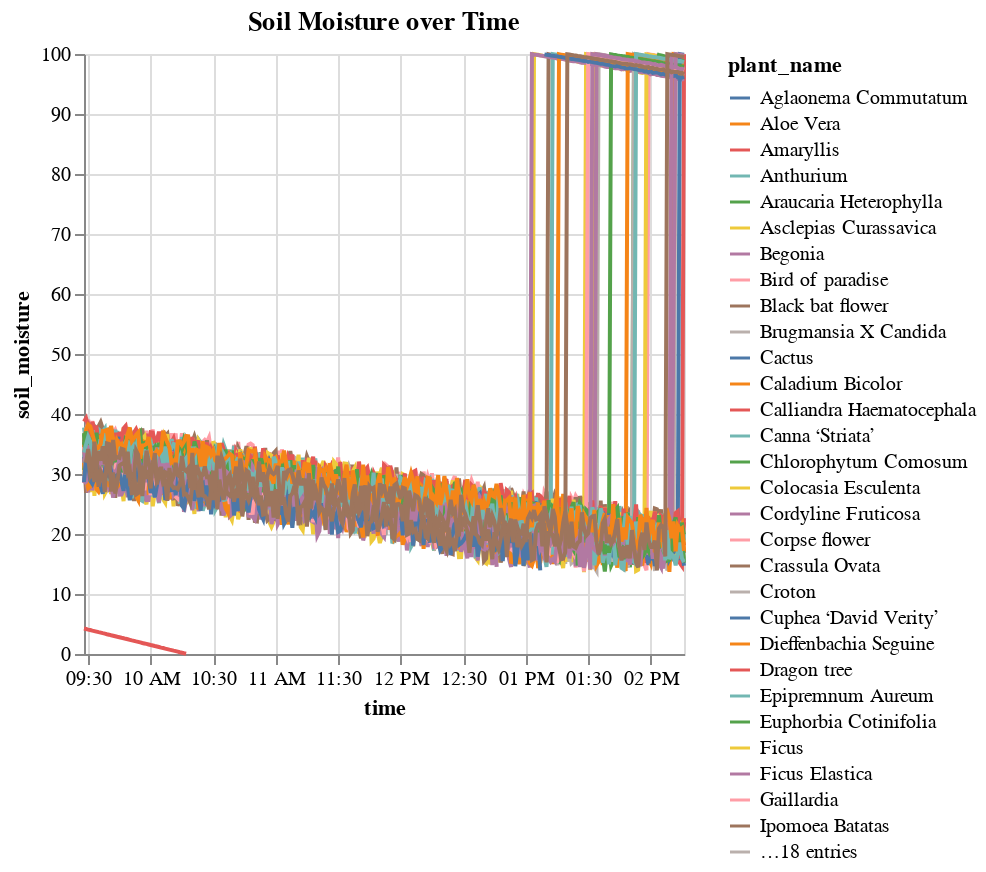

Write notebook code for a chart like this one.
### Code cell
alt.Chart(soil_recordings, title="Soil Moisture over Time").mark_line().encode(
    x="time:T",
    y="soil_moisture:Q",
    color="plant_name:N"
)

### Figure 1 — Vega specification as saved in the notebook (floating-point values rounded to 4 significant figures; data arrays with more than 128 entries replaced by an {"elided": "..."} marker saying what was removed)
{"$schema": "https://vega.github.io/schema/vega/v5.json", "data": [{"name": "source_0", "values": {"elided": "13314 records"}, "transform": [{"type": "formula", "expr": "toDate(datum['time'])", "as": "time"}]}, {"name": "source_0_y_domain_soil_moisture", "values": [{"min": 0.05, "max": 100.0}]}, {"name": "source_0_color_domain_plant_name", "values": [{"plant_name": "Venus flytrap"}, {"plant_name": "Corpse flower"}, {"plant_name": "Rafflesia arnoldii"}, {"plant_name": "Black bat flower"}, {"plant_name": "Pitcher plant"}, {"plant_name": "Wollemi pine"}, {"plant_name": "Bird of paradise"}, {"plant_name": "Cactus"}, {"plant_name": "Dragon tree"}, {"plant_name": "Asclepias Curassavica"}, {"plant_name": "Brugmansia X Candida"}, {"plant_name": "Canna ‘Striata’"}, {"plant_name": "Colocasia Esculenta"}, {"plant_name": "Cuphea ‘David Verity’"}, {"plant_name": "Euphorbia Cotinifolia"}, {"plant_name": "Ipomoea Batatas"}, {"plant_name": "Manihot Esculenta ‘Variegata’"}, {"plant_name": "Musa Basjoo"}, {"plant_name": "Salvia Splendens"}, {"plant_name": "Anthurium"}, {"plant_name": "Cordyline Fruticosa"}, {"plant_name": "Ficus"}, {"plant_name": "Palm Trees"}, {"plant_name": "Dieffenbachia Seguine"}, {"plant_name": "Spathiphyllum"}, {"plant_name": "Croton"}, {"plant_name": "Aloe Vera"}, {"plant_name": "Ficus Elastica"}, {"plant_name": "Sansevieria Trifasciata"}, {"plant_name": "Philodendron Hederaceum"}, {"plant_name": "Schefflera Arboricola"}, {"plant_name": "Aglaonema Commutatum"}, {"plant_name": "Tacca Integrifolia"}, {"plant_name": "Psychopsis Papilio"}, {"plant_name": "Gaillardia"}, {"plant_name": "Amaryllis"}, {"plant_name": "Caladium Bicolor"}, {"plant_name": "Chlorophytum Comosum"}, {"plant_name": "Araucaria Heterophylla"}, {"plant_name": "Begonia"}, {"plant_name": "Medinilla Magnifica"}, {"plant_name": "Calliandra Haematocephala"}, {"plant_name": "Zamioculcas Zamiifolia"}, {"plant_name": "Epipremnum Aureum"}, {"plant_name": "Monstera Deliciosa"}, {"plant_name": "Saintpaulia Ionantha"}, {"plant_name": "Crassula Ovata"}]}], "marks": [{"type": "group", "name": "pathgroup", "from": {"facet": {"data": "source_0", "name": "faceted_path_main", "groupby": ["plant_name"]}}, "encode": {"update": {"width": {"field": {"signal": null, "datum": null, "group": "width", "parent": null}}, "height": {"field": {"signal": null, "datum": null, "group": "height", "parent": null}}}}, "marks": [{"type": "line", "name": "marks", "from": {"data": "faceted_path_main"}, "sort": {"field": "x"}, "encode": {"update": {"y": {"field": "soil_moisture", "scale": "y"}, "stroke": {"field": "plant_name", "scale": "color"}, "defined": {"signal": "isValid(datum[\"time\"]) && isFinite(+datum[\"time\"]) && isValid(datum[\"soil_moisture\"]) && isFinite(+datum[\"soil_moisture\"])"}, "x": {"field": "time", "scale": "x"}}}, "style": ["line"]}]}], "scales": [{"name": "x", "type": "time", "domain": {"data": "source_0", "field": "time"}, "range": [0, {"signal": "width"}]}, {"name": "y", "type": "linear", "domain": [{"signal": "(data(\"source_0_y_domain_soil_moisture\")[0] || {}).min"}, {"signal": "(data(\"source_0_y_domain_soil_moisture\")[0] || {}).max"}], "range": [{"signal": "height"}, 0], "zero": true, "nice": true}, {"name": "color", "type": "ordinal", "domain": {"data": "source_0_color_domain_plant_name", "field": "plant_name", "sort": true}, "range": "category"}], "axes": [{"scale": "x", "maxExtent": 0, "orient": "bottom", "grid": true, "tickCount": {"signal": "ceil(width/40)"}, "labels": false, "aria": false, "ticks": false, "gridScale": "y", "domain": false, "zindex": 0, "minExtent": 0}, {"scale": "y", "tickCount": {"signal": "ceil(height/40)"}, "aria": false, "gridScale": "x", "zindex": 0, "orient": "left", "grid": true, "domain": false, "labels": false, "maxExtent": 0, "minExtent": 0, "ticks": false}, {"scale": "x", "orient": "bottom", "title": "time", "grid": false, "labelOverlap": true, "labelFlush": true, "tickCount": {"signal": "ceil(width/40)"}, "zindex": 0}, {"scale": "y", "grid": false, "tickCount": {"signal": "ceil(height/40)"}, "zindex": 0, "orient": "left", "labelOverlap": true, "title": "soil_moisture"}], "title": {"text": "Soil Moisture over Time", "frame": "group"}, "width": 300, "background": "white", "height": 300, "padding": 5, "style": "cell", "legends": [{"stroke": "color", "symbolType": "stroke", "title": "plant_name"}]}
